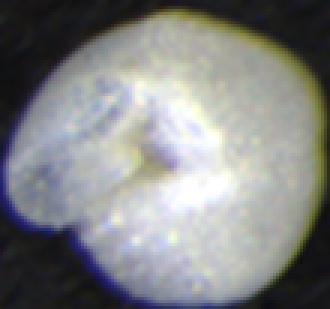
#> input picture projectsite/allstaticfiles/36.tif, 110 x 103 px (shown 3 times larger); its folder holds only this picture in this run
$ python -i image_segmentation.py   (imports and definitions only)   (older library calls are emulated)
#> lines starting #> are read from the running program, lines starting #| are printed output that depends on the picture; after the words box and inside, x2 and y2 are one past the last pixel; in counts of white or black regions, pixels touching at a corner belong together
#> further down, picture is the input picture: shape (103, 110, 3); mean B, G, R 132, 132.4, 131
from __future__ import print_function
import cv2 as cv
import numpy as np
import random as rng
import math
import os
import statistics
import regex as re
#from matplotlib import pyplot as plt
from django.conf import settings
from upload.models import Img

# [1 line not run here, left out]

def pre_processing(img):
    gray = cv.cvtColor(img, cv.COLOR_BGR2GRAY)
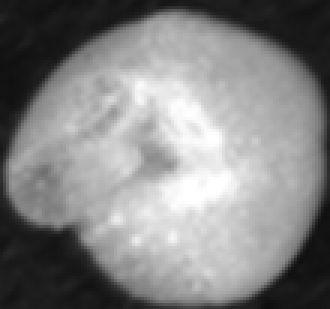
#> gray: shape (103, 110) (shown 3 times larger); min 13, max 255, mean 131.9
    blurred = cv.GaussianBlur(gray, (5, 5), 0)
    thresh = cv.threshold(blurred, 60, 255, cv.THRESH_BINARY)[1]
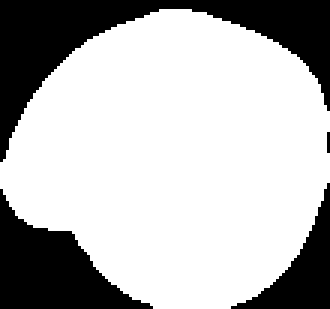
#> thresh: shape (103, 110) (shown 3 times larger); 72% white; 4 black regions (1 under 20 px), largest, box (x1, y1, x2, y2) and area: (0, 0, 110, 54) 1720, (0, 63, 51, 103) 970, (77, 61, 110, 103) 478
    kernel = np.ones((5,5),np.uint8)
    thresh = cv.erode(thresh, kernel, iterations=2)
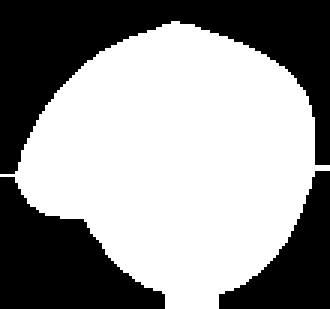
#> thresh: shape (103, 110) (shown 3 times larger); 58.4% white; 3 black regions, box (x1, y1, x2, y2) and area: (0, 0, 110, 58) 2570, (0, 59, 55, 103) 1350, (73, 57, 110, 103) 794
    thresh = cv.dilate(thresh, kernel, iterations=3)
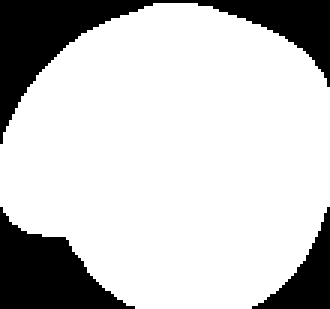
#> thresh: shape (103, 110) (shown 3 times larger); 78.3% white; 3 black regions, box (x1, y1, x2, y2) and area: (0, 0, 110, 48) 1333, (0, 69, 45, 103) 795, (84, 69, 110, 103) 336
    return thresh


def get_boxes(img, val):
    '''
    img provided must be grayscaled
    '''
    img = pre_processing(img)
    threshold = val
    canny_output = cv.Canny(img, threshold, threshold * 2)
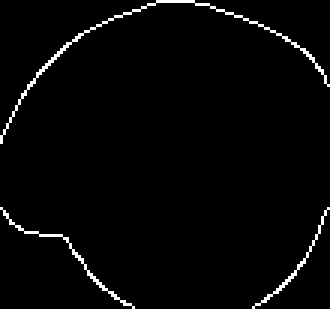
#> canny_output: shape (103, 110) (shown 3 times larger); 2.3% white in thin lines or dots
    _, contours, _ = cv.findContours(canny_output, cv.RETR_TREE,
                                     cv.CHAIN_APPROX_SIMPLE)
#> contours = 3 contours, 2 with area under 20; largest, box (x1, y1, x2, y2) and area: (0, 0, 110, 48) 23
    contours_poly = [None]*len(contours)
#> contours_poly = 3 items
    boundRect = [None]*len(contours)
#> boundRect = 3 items
    for i, c in enumerate(contours):
        contours_poly[i] = cv.approxPolyDP(c, 3, True)
        boundRect[i] = cv.boundingRect(contours_poly[i])
#> this loop made 3 passes
#> after the loop, boundRect = [(84, 69, 26, 34), (0, 69, 45, 34), (0, 0, 110, 48)]; contours_poly = 3 contours, 2 with area under 20; largest, box (x1, y1, x2, y2) and area: (0, 0, 110, 48) 22
    # print(boundRect)
    return boundRect


# [57 lines left out: functions remove_outliers, remove_outliers_2, sort_by_extremes, not called in this run]


def filter_boxes(boxes):
    '''
    This function removes boxes that are too small
    It also removes bounding boxes that essentially bound the same region
    '''
    boxes = [arr for arr in boxes if(arr[2]*arr[3]) > 1000]
#> boxes = [(0, 69, 45, 34), (0, 0, 110, 48)]
    boxes = sorted(boxes, key=lambda x:x[0])
    to_return = []
    for i in range(len(boxes)-1):
        if abs(boxes[i][0]-boxes[i+1][0])<5 and abs(boxes[i][1]-boxes[i+1][1])<5:
            if abs(boxes[i][2]-boxes[i+1][2])<5 or abs(boxes[i][3]-boxes[i+1][3])<5:
                pass
            else:
                to_return.append(boxes[i])
        else:
            to_return.append(boxes[i])
#> this loop made 1 pass
#> after the loop, to_return = [(0, 69, 45, 34)]
    return to_return


# [16 lines left out: functions visualize_all, visualize_one, not called in this run]
    #plt.imshow(img)
    #plt.show()


def get_forams(img, box):
    return img[box[1]:box[1]+box[3], box[0]:box[0]+box[2]]


# [53 lines left out: functions normalize, freedman_diaconis, some_stats, get_species_name, not called in this run]


def get_all_forams(img):
    '''
    Applying the bounding boxes to the original image
    to create a new list of images
    '''
    boxes = filter_boxes(get_boxes(img, 100))
#> boxes = [(0, 69, 45, 34)]
    forams = [img[box[1]:box[1]+box[3], box[0]:box[0]+box[2]] for box in boxes]
#> forams = 1 item
    return forams


# [46 lines left out: functions store_to_db, get_and_store, not called in this run]


# [19 lines of commented-out code are left out]

>>> import cv2
>>> picture = cv2.imread('allstaticfiles/36.tif')
>>> result = get_all_forams(picture)
#> result = 1 item
